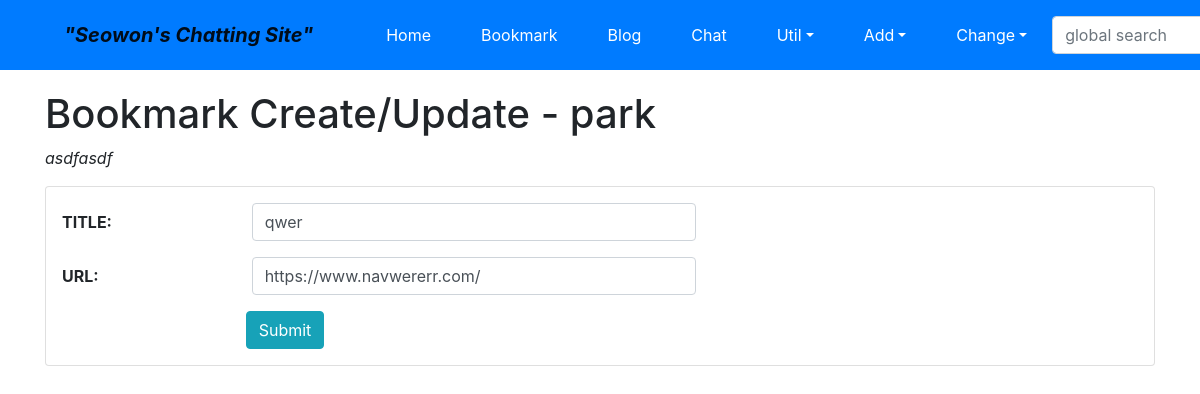
/bookmark/12/update/ (signed in), run on the app's committed database.
### bookmark/models.py (models this page shows, shortened)
class Bookmark(models.Model):
	title = models.CharField('TITLE', max_length=100, blank=True)
	url = models.URLField('URL', unique=False)
	owner = models.ForeignKey(User, on_delete=models.CASCADE, blank=True, null=True)

### bookmark/views.py (the view)
# urls.py: path('<int:pk>/update/', views.BookmarkUpdateView.as_view(), name="update",),
class BookmarkUpdateView(OwnerOnlyMixin, UpdateView):
	model= Bookmark
	fields=['title', 'url']
	success_url = reverse_lazy('bookmark:index')

### mysite/views.py (called while the page is built)
	def dispatch(self, request, *args, **kwargs):
		obj=dispatch=self.get_object()
		if request.user != obj.owner:
			return self.handle_no_permission()
		return super().dispatch(request,*args, **kwargs)

### bookmark/templates/bookmark/bookmark_form.html (shortened to what this page needs)
{% extends "base.html" %}
{% load widget_tweaks %}
{% block content %}
<h1>Bookmark Create/Update - {{user}}</h1>
<p class="font-italic">asdfasdf</p>
<form action="." method="post" class="card pt-3">{% csrf_token %}
	<div class="form-group row">
		{{ form.title|add_label_class:"col-form-label col-sm-2 ml-3 font-weight-bold" }}
		<div class="col-sm-5">
			{{ form.title|add_class:"form-control"|attr:"autofocus" }}
		</div>
	</div>
	<div class="form-group row">
		{{ form.url|add_label_class:"col-form-label col-sm-2 ml-3 font-weight-bold" }}
		<div class="col-sm-5">
			{{ form.url|add_class:"form-control" }}
		</div>
	</div>
	<div class="form-group">
		<div class="offset-sm-2 col-sm-5">
			<input type="submit" value="Submit" class="btn btn-info"/>
		</div>
	</div>
</form>
{% endblock %}

### data on the page
Bookmark: title|add_label_class "TITLE:", title "qwer", url|add_label_class "URL:", url "https://www.navwererr.com/"

### other printed values
{{ user }} "park"
